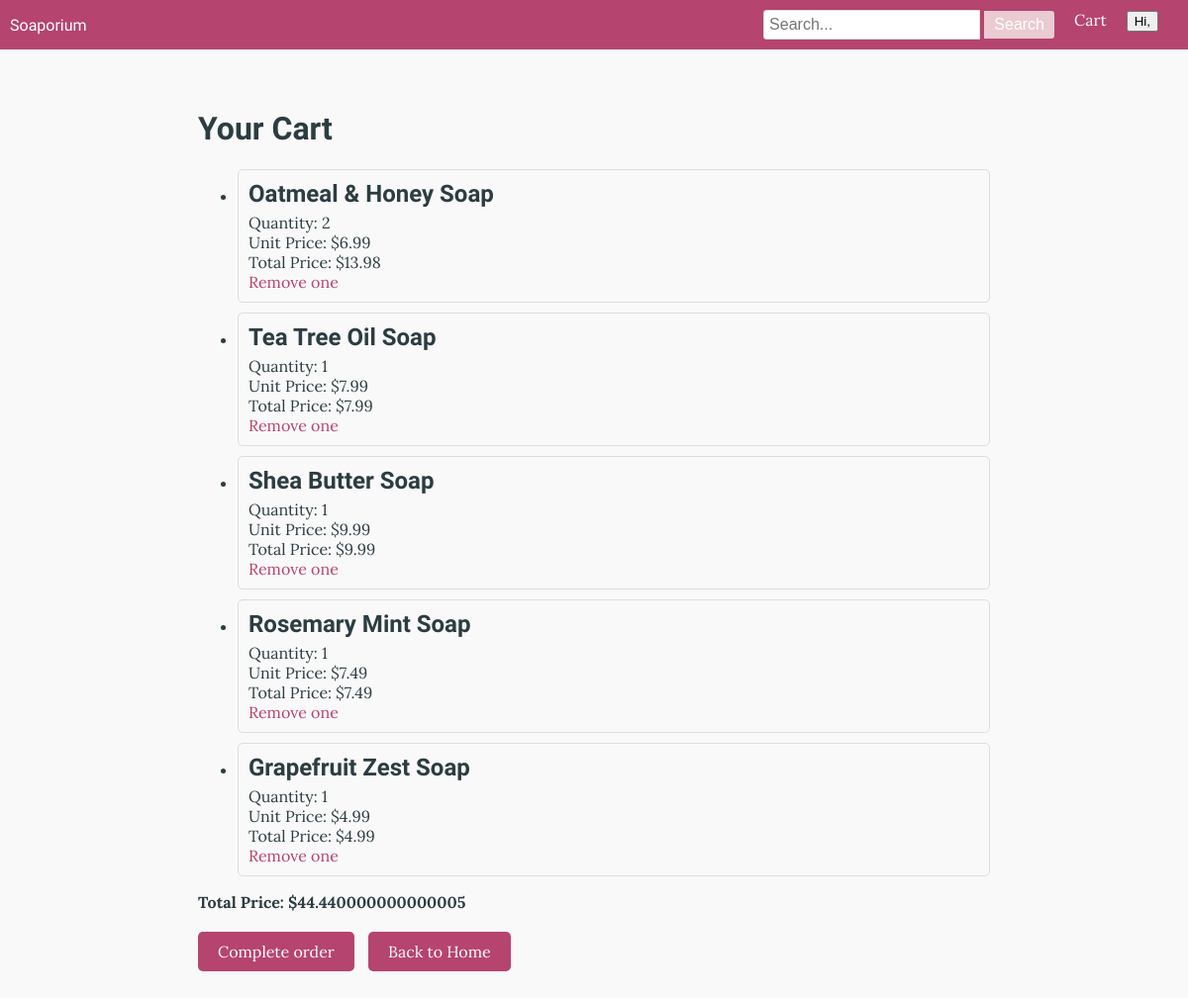
Page /view_current_cart (signed in) on the committed database.
### tables this page shows
CREATE TABLE Soap (soapid INTEGER PRIMARY KEY AUTOINCREMENT, name TEXT NOT NULL, description TEXT, brand TEXT, price REAL NOT NULL, type TEXT, picture TEXT, `ingredients` TEXT);

### routes.py (the view)
@app.route("/view_current_cart")
def view_current_cart():
    userid = session.get("userid")
    if not userid:
        flash("Please log in to view your cart")
        return redirect(url_for("login"))
    conn = sqlite3.connect("Soap.db")
    sql = "SELECT cartid FROM Cart WHERE userid = ? AND status = 'open'"
    cartid = conn.execute(sql, (userid,)).fetchone()
    if cartid:
        cartid = cartid[0]
    if not cartid:
        flash("No cart found")
        conn.close()
        return redirect(url_for("home"))
    sql = """
        SELECT Soap.soapid AS soapid,
               Soap.name AS soap_name,
               Soap.price AS unit_price,
               CartItem.quantity AS soap_quantity,
               CartItem.soapid,
               SUM(CartItem.quantity) AS total_quantity
        FROM CartItem
        JOIN Soap ON Soap.soapid = CartItem.soapid
        WHERE CartItem.cartid = ?
        GROUP BY CartItem.soapid
        """
    cart_items = conn.execute(sql, (cartid,)).fetchall()
    total_price = sum(
        item[2] * item[3]
        for item in cart_items)
    conn.close()
    return render_template(
        "cart.html",
        cart_items=cart_items,
        total_price=total_price,
        cartid=cartid
    )

### templates/cart.html
{% extends "home.html" %}
{% block content %}
<div class="cart-container">
    <h1>Your Cart</h1>
    {% if cart_items and cart_items|length > 0 %}
    <ul>
        {% for item in cart_items %}
        <li class="cart-item">
            <h2>{{ item[1] }}</h2>
            <p>Quantity: {{ item[3] }}</p>
            <p>Unit Price: ${{ item[2] }}</p>
            <p>Total Price: ${{ item[2] * item[3] }}</p>
            <a href="{{ url_for('decrease_quantity', cartid=cartid, soapid=item[0] )}}">Remove one</a>
        </li>
        {% endfor %}
    </ul>
    <p class="total-price">Total Price: ${{ total_price }}</p>
    {% else %}
    <p>Your cart is empty</p>
    {% endif %}
    <div class="cart-navigation">
        <a href="{{ url_for('complete_order', cartid=cartid) }}">Complete order</a>
        <a href="{{ url_for('home') }}">Back to Home</a>
    </div>
</div>
{% endblock %}

### static/styles.css (style rules this page uses)
.home-link, h1, h2, h3, h4, h5, h6 { font-family: 'Rock Salt', cursive; }
body { font-family: 'Lora', serif; margin: 0; padding: 0; background-color: #faf9f9; color: #2b3d41; }
h2 { margin: 10px 0; font-size: 1.5em; }
.cart-container { max-width: 800px; margin: 0 auto; padding: 20px; }
.cart-item { border: 1px solid #ddd; border-radius: 5px; padding: 10px; margin-bottom: 10px; background-color: #faf9f9; }
.cart-item h2 { margin: 0 0 5px; }
.cart-item p { margin: 0; }
.cart-item a { color: #b5446e; text-decoration: none; }
.total-price { font-weight: bold; }
.cart-navigation { margin-top: 20px; }
.cart-navigation a { display: inline-block; margin-right: 10px; padding: 10px 20px; background-color: #b5446e; color: #fff; text-decoration: none; border-radius: 5px; }

### rows in the picture
Soap: name "Oatmeal & Honey Soap", item "2", price "6.99", item[2]*item[3] "13.98"
Soap: name "Tea Tree Oil Soap", item "1", price "7.99", item[2]*item[3] "7.99"
Soap: name "Shea Butter Soap", item "1", price "9.99", item[2]*item[3] "9.99"
Soap: name "Rosemary Mint Soap", item "1", price "7.49", item[2]*item[3] "7.49"
Soap: name "Grapefruit Zest Soap", item "1", price "4.99", item[2]*item[3] "4.99"

### other values in the picture
{{ total_price }} "44.440000000000005"
